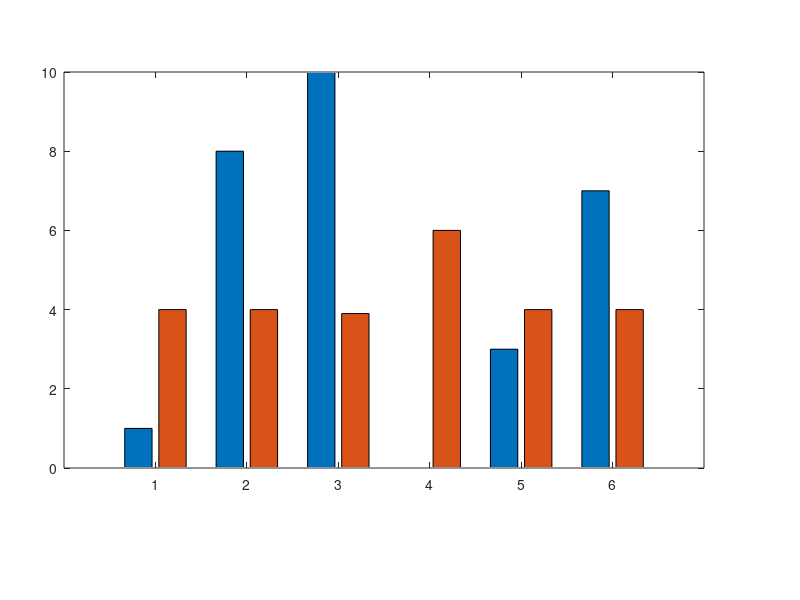

Write the MATLAB code that produced this figure. (Note: this script raises an error after producing the figure.)
% 复现实验结果图。

% 模型标签与 README 表格保持一致；长标签使用换行来逼近论文/汇报图中的排版效果。
model_labels = {
    'GPT-4o-mini'
    'Claude 3.5 Sonnet'
    'Claude 3.7 Sonnet\newline(8K budget)'
    sprintf('Instruct')
    sprintf('Instruct+GRPO')
    sprintf('Instruct+SFT+GRPO')
};

% 两组柱子的数值分别对应：成功通关数、以及“只统计获胜局”的平均猜词次数。
% 附件图使用单 Y 轴即可容纳这两组值，因此这里保持同样的可视化方式而不改成双轴图。
solved_games = [1, 8, 10, 0, 3, 7];
avg_guesses = [4, 4, 3.9, 6, 4, 4];
plot_data = [solved_games; avg_guesses]';

num_groups = size(plot_data, 1);
num_series = size(plot_data, 2);

fig = figure('Color', 'w', 'Position', [100, 100, 1200, 560]);
ax = axes('Parent', fig, 'Position', [0.08, 0.22, 0.80, 0.66]);

bars = bar(ax, plot_data, 'grouped', 'BarWidth', 0.82);
bars(1).FaceColor = [72, 126, 160] / 255;
bars(2).FaceColor = [7, 53, 79] / 255;

ax.FontName = 'Arial';
ax.FontSize = 12;
ax.LineWidth = 1;
ax.Box = 'off';
ax.YGrid = 'on';
ax.XGrid = 'off';
ax.GridColor = [0.75, 0.78, 0.82];
ax.GridAlpha = 1;
ax.Layer = 'bottom';
ax.XTick = 1:num_groups;
ax.XTickLabel = model_labels;
ax.TickLabelInterpreter = 'tex';
ax.TickLength = [0, 0];
ax.YLim = [0, 11.5];
ax.XLim = [0.4, num_groups + 0.6];

lg = legend( ...
    ax, ...
    {'Solved Games', 'Avg # Guesses (In solved games)'}, ...
    'Location', 'northoutside', ...
    'Orientation', 'horizontal', ...
    'Box', 'off' ...
);
lg.FontSize = 13;
if isprop(lg, 'ItemTokenSize')
    lg.ItemTokenSize = [24, 12];
end

% 隐藏左侧 y 轴线，但保留横向网格线；y 轴数字改为手工绘制，避免随轴线一起消失。
y_ticks = ax.YTick;
ax.YColor = fig.Color;
ax.YTickLabel = [];

% 适度缩小左移偏移量，让 y 轴数字更贴近横向网格线和绘图区。
label_x = ax.XLim(1) - 0.005 * diff(ax.XLim);
for tick_idx = 1:numel(y_ticks)
    text( ...
        ax, ...
        label_x, ...
        y_ticks(tick_idx), ...
        num2str(y_ticks(tick_idx), '%g'), ...
        'HorizontalAlignment', 'right', ...
        'VerticalAlignment', 'middle', ...
        'FontSize', ax.FontSize, ...
        'Color', [0.2, 0.2, 0.2], ...
        'Clipping', 'off' ...
    );
end

% 柱顶数值标注与附件图保持一致，便于直接阅读，不需要再回表格查值。
for series_idx = 1:num_series
    x_positions = local_bar_centers(bars(series_idx), num_groups, series_idx, num_series);
    y_values = bars(series_idx).YData;

    for group_idx = 1:num_groups
        label_y = y_values(group_idx) + 0.35;
        text( ...
            ax, ...
            x_positions(group_idx), ...
            label_y, ...
            num2str(y_values(group_idx), '%g'), ...
            'HorizontalAlignment', 'center', ...
            'VerticalAlignment', 'bottom', ...
            'FontSize', 12, ...
            'Color', bars(series_idx).FaceColor ...
        );
    end
end

% 如需导出为图片，可取消下面这行的注释。
% exportgraphics(fig, 'benchmark_result_reproduction.png', 'Resolution', 300);


function x_positions = local_bar_centers(bar_handle, num_groups, series_idx, num_series)
% 返回每根柱子的 x 中心点。
% 新版 MATLAB 可直接读取 XEndPoints；若运行环境较老，则回退到官方 grouped bar 近似公式。
    if isprop(bar_handle, 'XEndPoints') && ~isempty(bar_handle.XEndPoints)
        x_positions = bar_handle.XEndPoints;
        return;
    end

    group_width = min(0.8, num_series / (num_series + 1.5));
    group_centers = 1:num_groups;
    x_offset = (series_idx - (num_series + 1) / 2) * group_width / num_series;
    x_positions = group_centers + x_offset;
end
